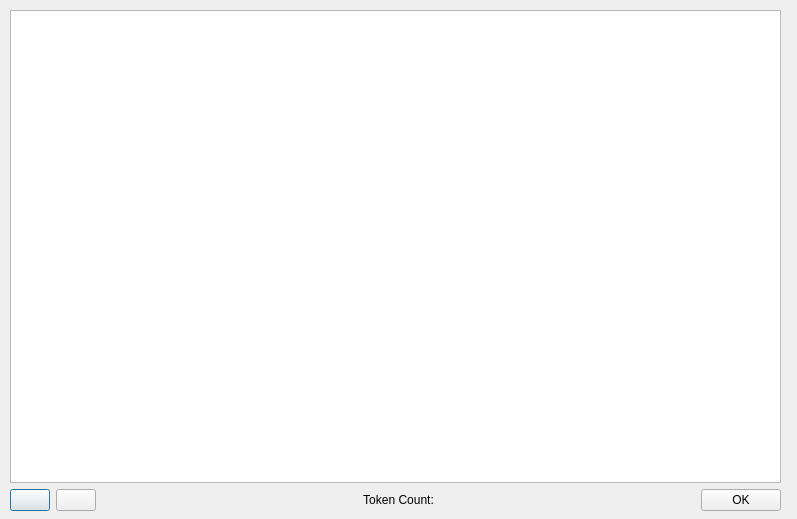
<?xml version="1.0" encoding="UTF-8"?>
<ui version="4.0">
 <class>Dialog</class>
 <widget class="QDialog" name="Dialog">
  <property name="geometry">
   <rect>
    <x>0</x>
    <y>0</y>
    <width>797</width>
    <height>519</height>
   </rect>
  </property>
  <property name="minimumSize">
   <size>
    <width>600</width>
    <height>400</height>
   </size>
  </property>
  <property name="windowTitle">
   <string>Dialog</string>
  </property>
  <widget class="QWidget" name="verticalLayoutWidget">
   <property name="geometry">
    <rect>
     <x>10</x>
     <y>10</y>
     <width>771</width>
     <height>501</height>
    </rect>
   </property>
   <layout class="QVBoxLayout" name="verticalLayout">
    <item>
     <widget class="QTreeWidget" name="tree">
      <property name="headerHidden">
       <bool>true</bool>
      </property>
      <property name="columnCount">
       <number>1</number>
      </property>
      <column>
       <property name="text">
        <string notr="true">1</string>
       </property>
      </column>
     </widget>
    </item>
    <item>
     <layout class="QHBoxLayout" name="horizontalLayout" stretch="0,0,1,0">
      <item>
       <widget class="QPushButton" name="zoom_in_button">
        <property name="text">
         <string/>
        </property>
       </widget>
      </item>
      <item>
       <widget class="QPushButton" name="zoom_out_button">
        <property name="text">
         <string/>
        </property>
       </widget>
      </item>
      <item>
       <widget class="QLabel" name="token_count_label">
        <property name="text">
         <string>Token Count:</string>
        </property>
        <property name="alignment">
         <set>Qt::AlignCenter</set>
        </property>
       </widget>
      </item>
      <item>
       <widget class="QPushButton" name="ok_button">
        <property name="text">
         <string>OK</string>
        </property>
       </widget>
      </item>
     </layout>
    </item>
   </layout>
  </widget>
 </widget>
 <resources/>
 <connections/>
</ui>
